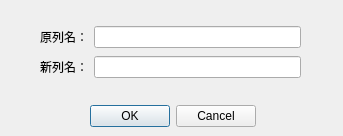
<?xml version="1.0" encoding="UTF-8"?>
<ui version="4.0">
 <class>PostColRenameDialog</class>
 <widget class="QDialog" name="PostColRenameDialog">
  <property name="geometry">
   <rect>
    <x>0</x>
    <y>0</y>
    <width>343</width>
    <height>136</height>
   </rect>
  </property>
  <property name="windowTitle">
   <string>Dialog</string>
  </property>
  <widget class="QDialogButtonBox" name="buttonBox">
   <property name="geometry">
    <rect>
     <x>85</x>
     <y>100</y>
     <width>171</width>
     <height>32</height>
    </rect>
   </property>
   <property name="orientation">
    <enum>Qt::Horizontal</enum>
   </property>
   <property name="standardButtons">
    <set>QDialogButtonBox::Cancel|QDialogButtonBox::Ok</set>
   </property>
  </widget>
  <widget class="QWidget" name="">
   <property name="geometry">
    <rect>
     <x>40</x>
     <y>24</y>
     <width>261</width>
     <height>58</height>
    </rect>
   </property>
   <layout class="QVBoxLayout" name="verticalLayout">
    <item>
     <layout class="QHBoxLayout" name="horizontalLayout">
      <item>
       <widget class="QLabel" name="label">
        <property name="text">
         <string>原列名：</string>
        </property>
       </widget>
      </item>
      <item>
       <widget class="QLineEdit" name="lineEdit_orig_col_name"/>
      </item>
     </layout>
    </item>
    <item>
     <layout class="QHBoxLayout" name="horizontalLayout_2">
      <item>
       <widget class="QLabel" name="label_2">
        <property name="text">
         <string>新列名：</string>
        </property>
       </widget>
      </item>
      <item>
       <widget class="QLineEdit" name="lineEdit_new_col_name"/>
      </item>
     </layout>
    </item>
   </layout>
  </widget>
 </widget>
 <resources/>
 <connections>
  <connection>
   <sender>buttonBox</sender>
   <signal>accepted()</signal>
   <receiver>PostColRenameDialog</receiver>
   <slot>accept()</slot>
   <hints>
    <hint type="sourcelabel">
     <x>248</x>
     <y>254</y>
    </hint>
    <hint type="destinationlabel">
     <x>157</x>
     <y>274</y>
    </hint>
   </hints>
  </connection>
  <connection>
   <sender>buttonBox</sender>
   <signal>rejected()</signal>
   <receiver>PostColRenameDialog</receiver>
   <slot>reject()</slot>
   <hints>
    <hint type="sourcelabel">
     <x>316</x>
     <y>260</y>
    </hint>
    <hint type="destinationlabel">
     <x>286</x>
     <y>274</y>
    </hint>
   </hints>
  </connection>
 </connections>
</ui>
